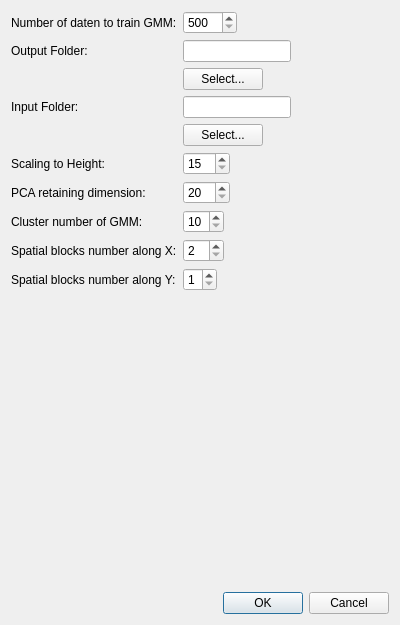
<?xml version="1.0" encoding="UTF-8"?>
<ui version="4.0">
 <class>ConfigFVDialog</class>
 <widget class="QDialog" name="ConfigFVDialog">
  <property name="geometry">
   <rect>
    <x>0</x>
    <y>0</y>
    <width>400</width>
    <height>625</height>
   </rect>
  </property>
  <property name="sizePolicy">
   <sizepolicy hsizetype="Minimum" vsizetype="Minimum">
    <horstretch>0</horstretch>
    <verstretch>0</verstretch>
   </sizepolicy>
  </property>
  <property name="windowTitle">
   <string>Dialog</string>
  </property>
  <layout class="QVBoxLayout" name="verticalLayout">
   <item>
    <layout class="QFormLayout" name="formLayout">
     <property name="fieldGrowthPolicy">
      <enum>QFormLayout::FieldsStayAtSizeHint</enum>
     </property>
     <item row="0" column="0">
      <widget class="QLabel" name="NumTrainGMML">
       <property name="text">
        <string>Number of daten to train GMM:</string>
       </property>
      </widget>
     </item>
     <item row="0" column="1">
      <widget class="QSpinBox" name="NumTrainGMMSB">
       <property name="minimum">
        <number>500</number>
       </property>
       <property name="maximum">
        <number>1500</number>
       </property>
      </widget>
     </item>
     <item row="1" column="0">
      <widget class="QLabel" name="label_out">
       <property name="text">
        <string>Output Folder:</string>
       </property>
      </widget>
     </item>
     <item row="1" column="1">
      <widget class="QLineEdit" name="ConfigOutput"/>
     </item>
     <item row="2" column="1">
      <widget class="QPushButton" name="OutputFolderSelector">
       <property name="text">
        <string>Select...</string>
       </property>
      </widget>
     </item>
     <item row="3" column="0">
      <widget class="QLabel" name="label_2">
       <property name="text">
        <string>Input Folder:</string>
       </property>
      </widget>
     </item>
     <item row="3" column="1">
      <widget class="QLineEdit" name="ConfigInput"/>
     </item>
     <item row="4" column="1">
      <widget class="QPushButton" name="InputFolderSelector">
       <property name="text">
        <string>Select...</string>
       </property>
      </widget>
     </item>
     <item row="5" column="0">
      <widget class="QLabel" name="label_3">
       <property name="text">
        <string>Scaling to Height:</string>
       </property>
      </widget>
     </item>
     <item row="5" column="1">
      <widget class="QSpinBox" name="ImagesHeightSB">
       <property name="minimum">
        <number>15</number>
       </property>
       <property name="maximum">
        <number>200</number>
       </property>
      </widget>
     </item>
     <item row="6" column="0">
      <widget class="QLabel" name="DimPCAL">
       <property name="text">
        <string>PCA retaining dimension:</string>
       </property>
      </widget>
     </item>
     <item row="6" column="1">
      <widget class="QSpinBox" name="DimPCASB">
       <property name="minimum">
        <number>20</number>
       </property>
       <property name="maximum">
        <number>100</number>
       </property>
      </widget>
     </item>
     <item row="7" column="0">
      <widget class="QLabel" name="ClusterGMML">
       <property name="text">
        <string>Cluster number of GMM:</string>
       </property>
      </widget>
     </item>
     <item row="7" column="1">
      <widget class="QSpinBox" name="ClusterGMMSB">
       <property name="minimum">
        <number>10</number>
       </property>
       <property name="maximum">
        <number>30</number>
       </property>
      </widget>
     </item>
     <item row="8" column="0">
      <widget class="QLabel" name="NumSpatialXL">
       <property name="text">
        <string>Spatial blocks number along X:</string>
       </property>
      </widget>
     </item>
     <item row="8" column="1">
      <widget class="QSpinBox" name="NumSpatialXSB">
       <property name="minimum">
        <number>2</number>
       </property>
       <property name="maximum">
        <number>10</number>
       </property>
      </widget>
     </item>
     <item row="9" column="0">
      <widget class="QLabel" name="NumSpatialYL">
       <property name="text">
        <string>Spatial blocks number along Y:</string>
       </property>
      </widget>
     </item>
     <item row="9" column="1">
      <widget class="QSpinBox" name="NumSpatialYSB">
       <property name="minimum">
        <number>1</number>
       </property>
       <property name="maximum">
        <number>5</number>
       </property>
      </widget>
     </item>
    </layout>
   </item>
   <item>
    <layout class="QHBoxLayout" name="horizontalLayout">
     <item>
      <spacer name="horizontalSpacer">
       <property name="orientation">
        <enum>Qt::Horizontal</enum>
       </property>
       <property name="sizeHint" stdset="0">
        <size>
         <width>40</width>
         <height>20</height>
        </size>
       </property>
      </spacer>
     </item>
     <item>
      <widget class="QDialogButtonBox" name="buttonBox">
       <property name="sizePolicy">
        <sizepolicy hsizetype="Fixed" vsizetype="Fixed">
         <horstretch>0</horstretch>
         <verstretch>0</verstretch>
        </sizepolicy>
       </property>
       <property name="orientation">
        <enum>Qt::Horizontal</enum>
       </property>
       <property name="standardButtons">
        <set>QDialogButtonBox::Cancel|QDialogButtonBox::Ok</set>
       </property>
      </widget>
     </item>
    </layout>
   </item>
  </layout>
 </widget>
 <resources/>
 <connections>
  <connection>
   <sender>OutputFolderSelector</sender>
   <signal>clicked()</signal>
   <receiver>ConfigFVDialog</receiver>
   <slot>output_folder_select()</slot>
   <hints>
    <hint type="sourcelabel">
     <x>20</x>
     <y>20</y>
    </hint>
    <hint type="destinationlabel">
     <x>20</x>
     <y>20</y>
    </hint>
   </hints>
  </connection>
  <connection>
   <sender>InputFolderSelector</sender>
   <signal>clicked()</signal>
   <receiver>ConfigFVDialog</receiver>
   <slot>input_folder_select()</slot>
   <hints>
    <hint type="sourcelabel">
     <x>20</x>
     <y>20</y>
    </hint>
    <hint type="destinationlabel">
     <x>20</x>
     <y>20</y>
    </hint>
   </hints>
  </connection>
 </connections>
</ui>
